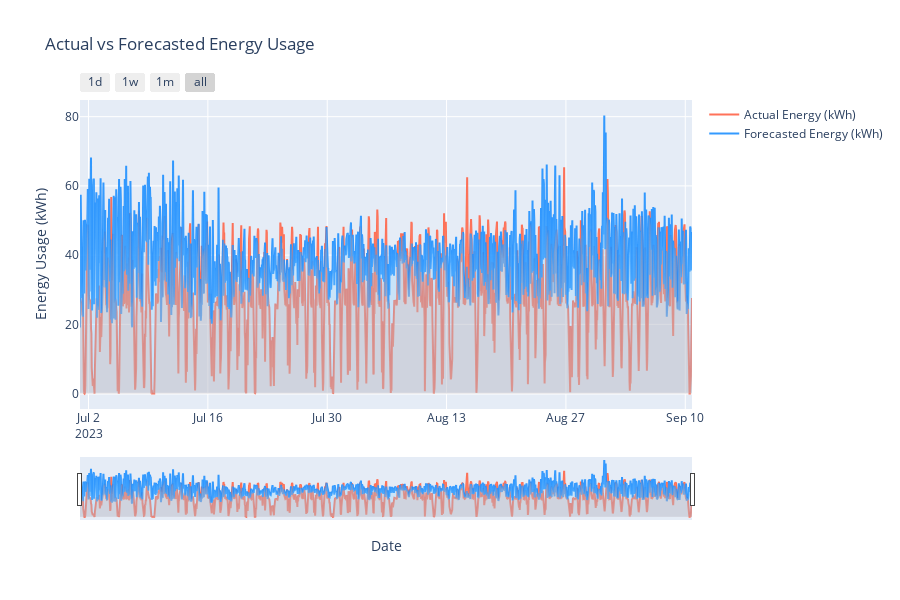

Notebook code cell kept with this figure:
### Code cell
import plotly.graph_objects as go
import pandas as pd

# Assuming df_display is your DataFrame and already has 'timestamp' as its index
# If not, set it: 


# Create the figure
fig = go.Figure()

# Add trace for actual energy usage
fig.add_trace(go.Scatter(x=df_display.index, y=df_display['actual'], 
                         mode='lines', name='Actual Energy (kWh)', 
                          line=dict(color='rgba(255, 99, 71, 0.9)')))
                         

# Add trace for predicted energy usage
fig.add_trace(go.Scatter(x=df_display.index, y=df_display['prediction'], 
                         mode='lines', name='Forecasted Energy (kWh)', 
                          line=dict(color='rgba(30, 144, 255, 0.9)'))) 
                        #  line=dict(color='blue')))

# Add fill between actual energy usage and baseline (y=0)
fig.add_trace(go.Scatter(
    x=df_display.index.tolist(),
    y=df_display['actual'].tolist(),
    fill='tozeroy',  # Fill to the x-axis (y=0)
    fillcolor='rgba(255, 160, 122, 0.3)',  # Lighter pastel red with opacity 0.3
    opacity=0.3,
    line=dict(color='rgba(255, 99, 71, 0)'),  # Hide the fill boundary
    showlegend=False
))

# Add fill between forecasted energy usage and baseline (y=0)
fig.add_trace(go.Scatter(
    x=df_display.index.tolist(),
    y=df_display['prediction'].tolist(),
    fill='tozeroy',  # Fill to the x-axis (y=0)
    fillcolor='rgba(135, 206, 250, 0.3)',  # Lighter pastel blue with opacity 0.3
    opacity=0.3,
    line=dict(color='rgba(30, 144, 255, 0)'),  # Hide the fill boundary
    showlegend=False
))

# Add layout details
fig.update_layout(
    title='Actual vs Forecasted Energy Usage',
    xaxis_title='Date',
    yaxis_title='Energy Usage (kWh)',
    hovermode='x unified',
    showlegend=True,
    height=600
)

# Add range slider and range selector for zoom functionality
fig.update_layout(
    xaxis=dict(
        rangeselector=dict(
            buttons=list([
                dict(count=1, label="1d", step="day", stepmode="backward"),
                dict(count=7, label="1w", step="day", stepmode="backward"),
                dict(count=1, label="1m", step="month", stepmode="backward"),
                dict(step="all")
            ])
        ),
        rangeslider=dict(visible=True),
        type="date"
    )
)

# Show the plot
fig.show()

### Figure 1 — Plotly figure (JSON) as saved in the notebook; plotly's stock layout.template omitted (floating-point values rounded to 4 significant figures; data arrays with more than 128 entries replaced by an {"elided": "..."} marker saying what was removed)
{"data": [{"line": {"color": "rgba(255, 99, 71, 0.9)"}, "mode": "lines", "name": "Actual Energy (kWh)", "type": "scatter", "x": {"elided": "1724 str values"}, "y": {"elided": "1724 float values"}}, {"line": {"color": "rgba(30, 144, 255, 0.9)"}, "mode": "lines", "name": "Forecasted Energy (kWh)", "type": "scatter", "x": {"elided": "1724 str values"}, "y": {"elided": "1724 float values"}}, {"fill": "tozeroy", "fillcolor": "rgba(255, 160, 122, 0.3)", "line": {"color": "rgba(255, 99, 71, 0)"}, "opacity": 0.3, "showlegend": false, "type": "scatter", "x": {"elided": "1724 str values"}, "y": {"elided": "1724 float values"}}, {"fill": "tozeroy", "fillcolor": "rgba(135, 206, 250, 0.3)", "line": {"color": "rgba(30, 144, 255, 0)"}, "opacity": 0.3, "showlegend": false, "type": "scatter", "x": {"elided": "1724 str values"}, "y": {"elided": "1724 float values"}}], "layout": {"height": 600, "hovermode": "x unified", "showlegend": true, "title": {"text": "Actual vs Forecasted Energy Usage"}, "xaxis": {"rangeselector": {"buttons": [{"count": 1, "label": "1d", "step": "day", "stepmode": "backward"}, {"count": 7, "label": "1w", "step": "day", "stepmode": "backward"}, {"count": 1, "label": "1m", "step": "month", "stepmode": "backward"}, {"step": "all"}]}, "rangeslider": {"visible": true}, "title": {"text": "Date"}, "type": "date"}, "yaxis": {"title": {"text": "Energy Usage (kWh)"}}}}
